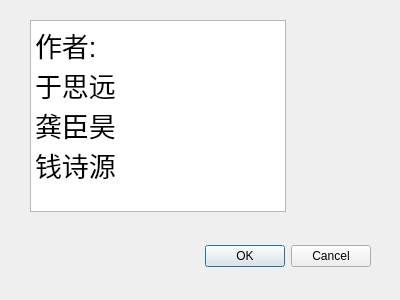
<?xml version="1.0" encoding="UTF-8"?>
<ui version="4.0">
 <class>Author</class>
 <widget class="QDialog" name="Author">
  <property name="geometry">
   <rect>
    <x>0</x>
    <y>0</y>
    <width>400</width>
    <height>300</height>
   </rect>
  </property>
  <property name="windowTitle">
   <string>Dialog</string>
  </property>
  <widget class="QDialogButtonBox" name="buttonBox">
   <property name="geometry">
    <rect>
     <x>30</x>
     <y>240</y>
     <width>341</width>
     <height>32</height>
    </rect>
   </property>
   <property name="orientation">
    <enum>Qt::Horizontal</enum>
   </property>
   <property name="standardButtons">
    <set>QDialogButtonBox::Cancel|QDialogButtonBox::Ok</set>
   </property>
  </widget>
  <widget class="QTextBrowser" name="textBrowser">
   <property name="geometry">
    <rect>
     <x>30</x>
     <y>20</y>
     <width>256</width>
     <height>192</height>
    </rect>
   </property>
   <property name="html">
    <string>&lt;!DOCTYPE HTML PUBLIC &quot;-//W3C//DTD HTML 4.0//EN&quot; &quot;http://www.w3.org/TR/REC-html40/strict.dtd&quot;&gt;
&lt;html&gt;&lt;head&gt;&lt;meta name=&quot;qrichtext&quot; content=&quot;1&quot; /&gt;&lt;style type=&quot;text/css&quot;&gt;
p, li { white-space: pre-wrap; }
&lt;/style&gt;&lt;/head&gt;&lt;body style=&quot; font-family:'SimSun'; font-size:11.25pt; font-weight:400; font-style:normal;&quot;&gt;
&lt;p style=&quot; margin-top:0px; margin-bottom:0px; margin-left:0px; margin-right:0px; -qt-block-indent:0; text-indent:0px;&quot;&gt;&lt;span style=&quot; font-size:20pt;&quot;&gt;作者:&lt;/span&gt;&lt;/p&gt;
&lt;p style=&quot; margin-top:0px; margin-bottom:0px; margin-left:0px; margin-right:0px; -qt-block-indent:0; text-indent:0px;&quot;&gt;&lt;span style=&quot; font-size:20pt;&quot;&gt;于思远&lt;/span&gt;&lt;/p&gt;
&lt;p style=&quot; margin-top:0px; margin-bottom:0px; margin-left:0px; margin-right:0px; -qt-block-indent:0; text-indent:0px;&quot;&gt;&lt;span style=&quot; font-size:20pt;&quot;&gt;龚臣昊&lt;/span&gt;&lt;/p&gt;
&lt;p style=&quot; margin-top:0px; margin-bottom:0px; margin-left:0px; margin-right:0px; -qt-block-indent:0; text-indent:0px;&quot;&gt;&lt;span style=&quot; font-size:20pt;&quot;&gt;钱诗源&lt;/span&gt;&lt;/p&gt;&lt;/body&gt;&lt;/html&gt;</string>
   </property>
  </widget>
 </widget>
 <resources/>
 <connections>
  <connection>
   <sender>buttonBox</sender>
   <signal>accepted()</signal>
   <receiver>Author</receiver>
   <slot>accept()</slot>
   <hints>
    <hint type="sourcelabel">
     <x>248</x>
     <y>254</y>
    </hint>
    <hint type="destinationlabel">
     <x>157</x>
     <y>274</y>
    </hint>
   </hints>
  </connection>
  <connection>
   <sender>buttonBox</sender>
   <signal>rejected()</signal>
   <receiver>Author</receiver>
   <slot>reject()</slot>
   <hints>
    <hint type="sourcelabel">
     <x>316</x>
     <y>260</y>
    </hint>
    <hint type="destinationlabel">
     <x>286</x>
     <y>274</y>
    </hint>
   </hints>
  </connection>
 </connections>
</ui>
